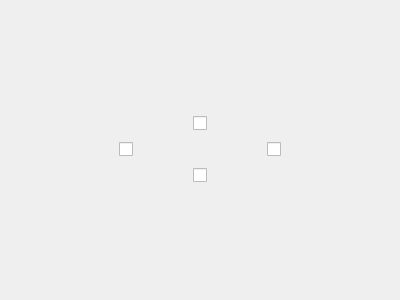
<?xml version="1.0" encoding="UTF-8"?>
<ui version="4.0">
 <class>PositionChoiceWidget</class>
 <widget class="QWidget" name="PositionChoiceWidget">
  <property name="geometry">
   <rect>
    <x>0</x>
    <y>0</y>
    <width>400</width>
    <height>300</height>
   </rect>
  </property>
  <property name="windowTitle">
   <string>Form</string>
  </property>
  <layout class="QVBoxLayout" name="verticalLayout">
   <item>
    <layout class="QGridLayout" name="gridLayout">
     <item row="0" column="1">
      <widget class="QWidget" name="widget" native="true"/>
     </item>
     <item row="0" column="2">
      <layout class="QHBoxLayout" name="horizontalLayout">
       <item>
        <spacer name="horizontalSpacer">
         <property name="orientation">
          <enum>Qt::Horizontal</enum>
         </property>
         <property name="sizeHint" stdset="0">
          <size>
           <width>40</width>
           <height>20</height>
          </size>
         </property>
        </spacer>
       </item>
       <item>
        <widget class="QCheckBox" name="topCheckBox">
         <property name="text">
          <string/>
         </property>
        </widget>
       </item>
       <item>
        <spacer name="horizontalSpacer_2">
         <property name="orientation">
          <enum>Qt::Horizontal</enum>
         </property>
         <property name="sizeHint" stdset="0">
          <size>
           <width>40</width>
           <height>20</height>
          </size>
         </property>
        </spacer>
       </item>
      </layout>
     </item>
     <item row="0" column="3">
      <widget class="QWidget" name="widget_2" native="true"/>
     </item>
     <item row="2" column="2">
      <layout class="QHBoxLayout" name="horizontalLayout_3">
       <item>
        <spacer name="horizontalSpacer_3">
         <property name="orientation">
          <enum>Qt::Horizontal</enum>
         </property>
         <property name="sizeHint" stdset="0">
          <size>
           <width>40</width>
           <height>20</height>
          </size>
         </property>
        </spacer>
       </item>
       <item>
        <widget class="QCheckBox" name="bottomCheckBox">
         <property name="text">
          <string/>
         </property>
        </widget>
       </item>
       <item>
        <spacer name="horizontalSpacer_4">
         <property name="orientation">
          <enum>Qt::Horizontal</enum>
         </property>
         <property name="sizeHint" stdset="0">
          <size>
           <width>40</width>
           <height>20</height>
          </size>
         </property>
        </spacer>
       </item>
      </layout>
     </item>
     <item row="1" column="1">
      <layout class="QHBoxLayout" name="horizontalLayout_4">
       <item>
        <spacer name="horizontalSpacer_5">
         <property name="orientation">
          <enum>Qt::Horizontal</enum>
         </property>
         <property name="sizeHint" stdset="0">
          <size>
           <width>40</width>
           <height>20</height>
          </size>
         </property>
        </spacer>
       </item>
       <item>
        <widget class="QCheckBox" name="leftCheckBox">
         <property name="text">
          <string/>
         </property>
        </widget>
       </item>
      </layout>
     </item>
     <item row="1" column="3">
      <layout class="QHBoxLayout" name="horizontalLayout_5">
       <item>
        <widget class="QCheckBox" name="rightCheckBox">
         <property name="text">
          <string/>
         </property>
        </widget>
       </item>
       <item>
        <spacer name="horizontalSpacer_6">
         <property name="orientation">
          <enum>Qt::Horizontal</enum>
         </property>
         <property name="sizeHint" stdset="0">
          <size>
           <width>40</width>
           <height>20</height>
          </size>
         </property>
        </spacer>
       </item>
      </layout>
     </item>
    </layout>
   </item>
  </layout>
 </widget>
 <resources/>
 <connections/>
</ui>
